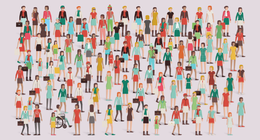
%> input picture MyAL/img3.png, 260 x 140 px, shrunk from 762 x 411 before the run
$ octave Re_image.m   (GNU Octave 9; MATLAB toolbox functions it lacks are replaced by stand-ins)
%> lines starting %> are read from the running program, lines starting %| are printed output that depends on the picture
%img = imread('image.png');
%img = imread('image2.jfif');
img = imread('img3.png');
%> img is the input picture: size 140x260x3 uint8; mean R, G, B 200.7, 185, 180.4
% Convert the input image to grayscale
if ndims(img) == 3
    % Input image is a color image
    img_gray = rgb2gray(img);
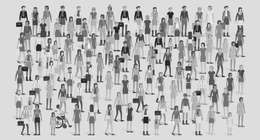
%> img_gray: size 140x260 uint8; min 19, max 254, mean 189.1
else
    % Input image is already a grayscale image
    img_gray = im2gray(img);
end

X = double(img_gray);

missingper = 5;    % missing percentage
num_remove = floor((100-missingper)/100*numel(X));
%> num_remove = 34580
A = 1:numel(X);
omega = A(randperm(numel(A),num_remove));
Omega = sparse(omega, ones(num_remove, 1), 1, size(X,1)*size(X,2), 1);
Omega = logical(Omega);
%> Omega = 36400 logical values, 34580 true

X_Omega = X;
X_Omega(~Omega) = 0;
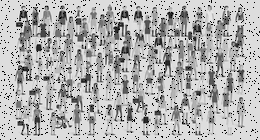
%> X_Omega: size 140x260 double; min 0, max 254, mean 179.6

lambda = 1/sqrt(max(size(X))); % regularization parameter
%> lambda = 0.062
tol = 1e-6; % tolerance for convergence
maxiter = 100; % maximum number of iterations
mu = 10; % penalty parameter for singular values
rho = 1.5; % penalty parameter for residuals

L = zeros(size(X));
S = zeros(size(X));
Y = X_Omega;
RMSE = zeros(maxiter, 1);
Omega = reshape(Omega, size(Y-X));
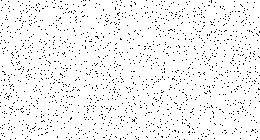
%> Omega: size 140x260 logical; 95% white; black in thin lines or dots

for iter = 1:maxiter
    % Compute L using SVT-FPC algorithm
    [L, converged] = svt_fpc(Y, lambda, mu, tol, maxiter);
% [41 lines not run here, left out]
function [L, converged] = svt_fpc(Y, lambda, mu, tol, maxiter)
% Sparse and low-rank matrix completion using SVT-FPC algorithm
% Y: observed matrix with missing entries
% lambda: regularization parameter for low-rank term
% mu: regularization parameter for sparse term
% tol: tolerance for convergence
% maxiter: maximum number of iterations
% L: completed low-rank matrix
% S: completed sparse matrix
% converged: flag indicating whether the algorithm converged

    [m, n] = size(Y);
    omega = Y ~= 0;
    X_Omega = Y;
    X_Omega(~omega) = 0;
    Xx_size = m;
    Xy_size = n;
    err = Inf;
    L = zeros(m, n);
    S = zeros(m, n);
    converged = false;
    for iter = 1:maxiter
        % Compute low-rank and sparse components using SVT-FPC
        Y = X_Omega - S/mu;
        [Uy, Sy, Vy] = rsvd(Y, 2*mu+1);
        L = Uy*soft_threshold(Sy, lambda/mu)*Vy';
        S = soft_threshold(X_Omega - L, mu);
        % Check convergence
        err_prev = err;
        err = norm(S, 'fro')/norm(X_Omega, 'fro');
        if abs(err - err_prev) < tol
            converged = true;
            % Return all output arguments
            return
        end
    end
end

function [U, S, V] = rsvd(A, k)
% Randomized SVD algorithm
% A: input matrix
% k: number of singular values to compute
% U: left singular vectors
% S: singular values
% V: right singular vectors
    [m, n] = size(A);
    Omega = randn(n, round(k));
    Y = A*Omega;
    [Q, ~] = qr(Y, 0);
    B = Q'*A;
    [U_tilde, S, V] = svd(B, 'econ');
    U = Q*U_tilde;
%> (the run ends here)
